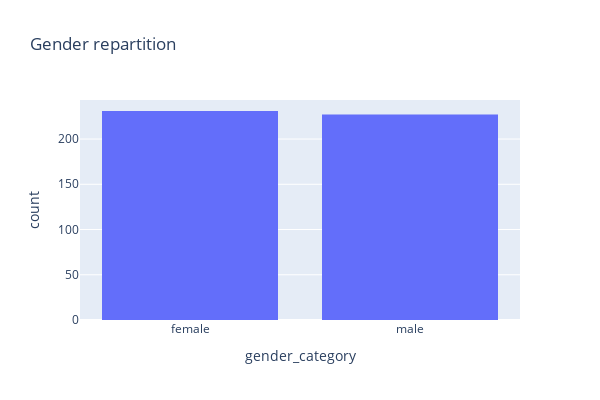

This figure's notebook cell:
### Code cell
fig1 = px.histogram(df_unique_id, x='gender_category', title = 'Gender repartition', height=400, width=600)
fig1.show()

### Figure 1 — Plotly figure (JSON) as saved in the notebook; plotly's stock layout.template omitted (floating-point values rounded to 4 significant figures; data arrays with more than 128 entries replaced by an {"elided": "..."} marker saying what was removed)
{"data": [{"alignmentgroup": "True", "bingroup": "x", "hovertemplate": "gender_category=%{x}<br>count=%{y}<extra></extra>", "legendgroup": "", "marker": {"color": "#636efa", "pattern": {"shape": ""}}, "name": "", "offsetgroup": "", "orientation": "v", "showlegend": false, "type": "histogram", "x": {"elided": "458 str values"}, "xaxis": "x", "yaxis": "y"}], "layout": {"barmode": "relative", "height": 400, "legend": {"tracegroupgap": 0}, "title": {"text": "Gender repartition"}, "width": 600, "xaxis": {"anchor": "y", "domain": [0, 1], "title": {"text": "gender_category"}}, "yaxis": {"anchor": "x", "domain": [0, 1], "title": {"text": "count"}}}}
